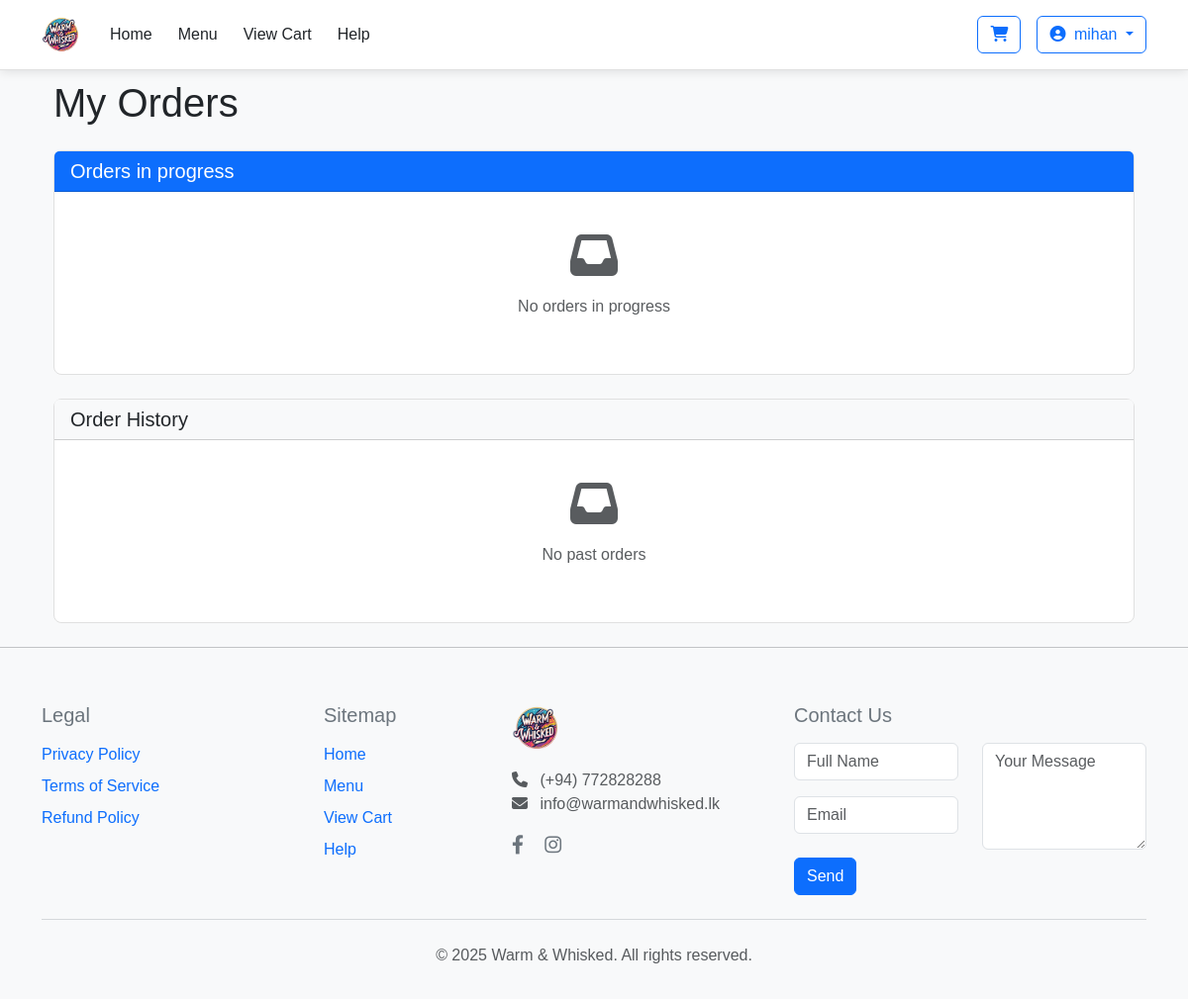
Page /my-orders/ (signed in) on the earlier database version.
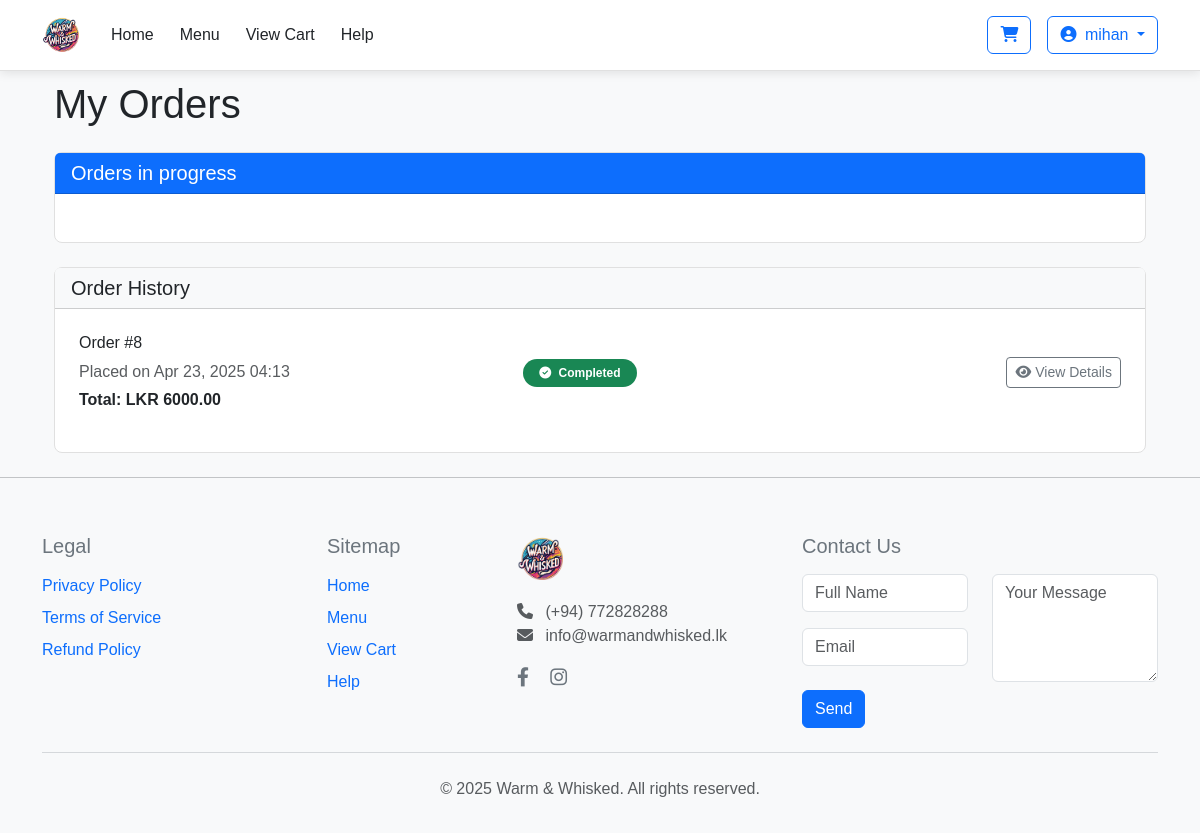
Same page on the later database version.
### orders/models.py (models this page shows, shortened)
class Order(models.Model):
    ORDER_STATUS = (
        ('preparing', 'In Progress'),
        ('ready', 'Ready'),
        ('completed', 'Completed'),
    )
    user = models.ForeignKey(User, on_delete=models.CASCADE)
    created_at = models.DateTimeField(auto_now_add=True)
    status = models.CharField(max_length=20, choices=ORDER_STATUS, default='preparing')
    total = models.DecimalField(max_digits=8, decimal_places=2)
    delivery_address = models.TextField()
    contact_number = models.CharField(max_length=15)
    class Meta:
        ordering = ['-created_at']

### orders/views.py (the view)
# urls.py: path('my-orders/', views.order_tracking, name='order_tracking'),  # Changed path
@login_required
def order_tracking(request):
    orders = Order.objects.filter(user=request.user).order_by('-created_at')
    return render(request, 'orders/my_orders/order_tracking.html', {'orders': orders})

### orders/templates/orders/my_orders/order_tracking.html (shortened to what the changed rows need)
{% extends 'orders/pages/base.html' %}
{% block content %}
<div class="container">
    <h1 class="mb-4">My Orders</h1>
    <div class="card mb-4">
        <div class="card-body">
            {% for order in orders %}
                {% if order.status != 'completed' %}
                <div class="row mb-3 align-items-center">
                    <div class="col-md-5">
                        <h6>Order #{{ order.id }}</h6>
                        <p class="mb-1 text-muted">Placed on {{ order.created_at|date:"M d, Y H:i" }}</p>
                        <p class="mb-0"><strong>Total: LKR {{ order.total }}</strong></p>
                    </div>
                    <div class="col-md-3">
                        <span class="badge rounded-pill bg-{% if order.status == 'ready' %}success{% elif order.status == 'preparing' %}warning{% else %}secondary{% endif %} py-2 px-3">
                            <i class="fas fa-{% if order.status == 'ready' %}check-circle{% elif order.status == 'preparing' %}clock{% else %}info-circle{% endif %} me-1"></i>
                            {{ order.get_status_display }}
                        </span>
                    </div>
                    <div class="col-md-4 text-end">
                        <div class="btn-group" role="group">
                            {% if order.status == 'preparing' %}
                            <a href="{% url 'complete_order' order.id %}" class="btn btn-success btn-sm">
                                <i class="fas fa-check-circle me-1"></i>Mark Complete
                            </a>
                            {% endif %}
                            <button class="btn btn-outline-primary btn-sm"
                                    data-bs-toggle="modal"
                                    data-bs-target="#orderModal"
                                    onclick="loadOrderDetails({{ order.id }})">
                                <i class="fas fa-list me-1"></i>View Details
                            </button>
                        </div>
                    </div>
                </div>
                {% if not forloop.last %}<hr>{% endif %}
                {% endif %}
            {% empty %}
                <div class="text-center py-3">
                    <i class="fas fa-inbox fa-3x text-muted mb-3"></i>
                    <p class="text-muted">No orders in progress</p>
                </div>
            {% endfor %}
        </div>
    </div>
    <div class="card">
        <div class="card-body">
            {% for order in orders %}
                {% if order.status == 'completed' %}
                <div class="row mb-3 align-items-center">
                    <div class="col-md-5">
                        <h6>Order #{{ order.id }}</h6>
                        <p class="mb-1 text-muted">Placed on {{ order.created_at|date:"M d, Y H:i" }}</p>
                        <p class="mb-0"><strong>Total: LKR {{ order.total }}</strong></p>
                    </div>
                    <div class="col-md-3">
                        <span class="badge rounded-pill bg-success py-2 px-3">
                            <i class="fas fa-check-circle me-1"></i>
                            Completed
                        </span>
                    </div>
                    <div class="col-md-4 text-end">
                        <button class="btn btn-outline-secondary btn-sm"
                                data-bs-toggle="modal"
                                data-bs-target="#orderModal"
                                onclick="loadOrderDetails({{ order.id }})">
                            <i class="fas fa-eye me-1"></i>View Details
                        </button>
                    </div>
                </div>
                {% endif %}
            {% empty %}
                <div class="text-center py-3">
                    <i class="fas fa-inbox fa-3x text-muted mb-3"></i>
                    <p class="text-muted">No past orders</p>
                </div>
            {% endfor %}
        </div>
    </div>
</div>
{% endblock %}

Differences in the rows shown:
added Order: id "8", created_at "Apr 23, 2025 04:13", total "6000.00"
Other differences:
text no longer shown: "No orders in progress No past orders"
